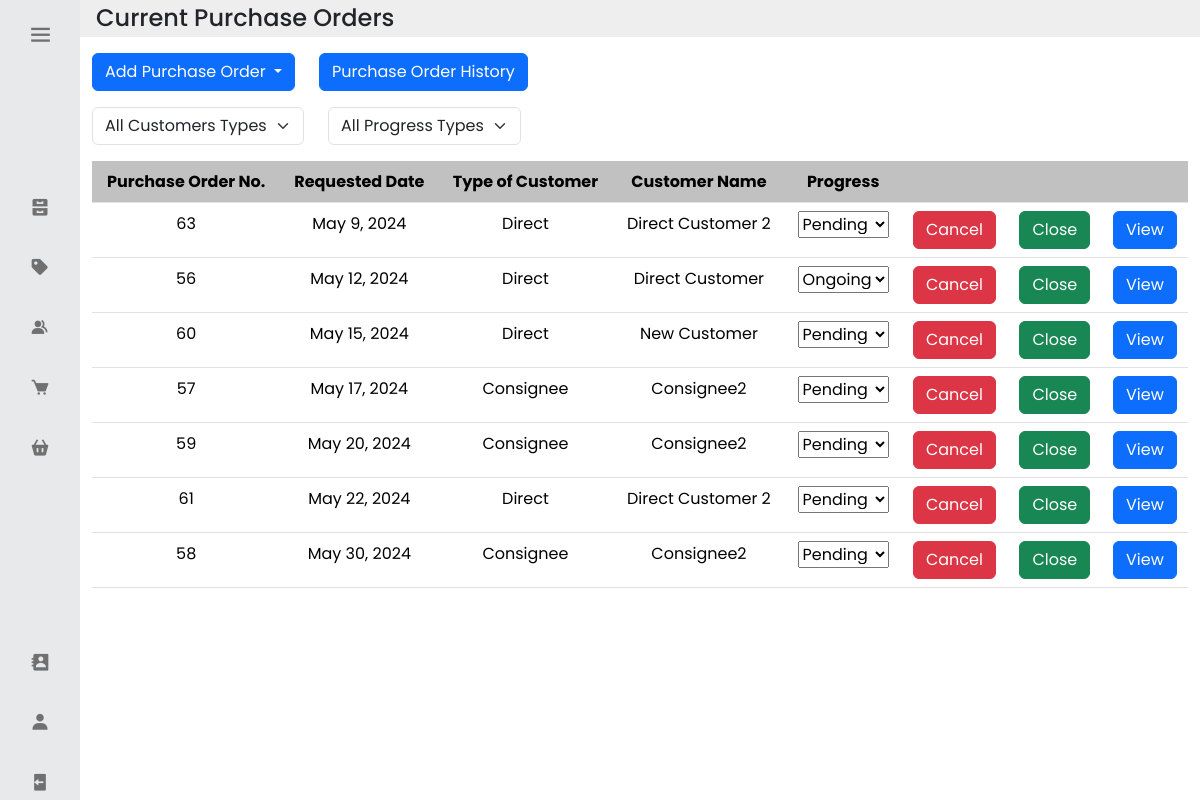
The app's page /current_pos (signed in) with its own data.
### inventoryapp/models.py (models this page shows, shortened)
class Purchase_Order(models.Model):
    Purchase_Order_ID = models.AutoField(primary_key=True)
    Creation_Date = models.DateTimeField()
    Requested_Date = models.DateField()
    Fulfilled_Date = models.DateTimeField(null=True, blank=True)
    Total_Due = models.DecimalField(max_digits=9, decimal_places=2, validators=[MinValueValidator(0)])
    Notes = models.TextField(validators =[MaxLengthValidator(1024)], null=True, blank=True)
    Progress = models.CharField(max_length=16, default = "Pending")
    PO_Status = models.CharField(max_length=16, default = "Unfulfilled")
    Shipping_Method = models.CharField(max_length=32)
    Order_Method = models.CharField(max_length=32,  null=True, blank=True)
    Customer_ID = models.ForeignKey('Customer', on_delete=models.PROTECT, null=True, blank=True) #null if it is a consignee
    Consignee_ID = models.ForeignKey('Consignee', on_delete=models.PROTECT, null=True, blank=True) #null if it is a customer
    Account_ID_Closed_by = models.ForeignKey('Account', on_delete=models.CASCADE, related_name='po_closed', null=True, blank=True)
    Account_ID_Created_by = models.ForeignKey('Account', on_delete=models.CASCADE, related_name='po_created')

class Customer(models.Model):
    Customer_ID = models.AutoField(primary_key=True)
    Customer_Name = models.CharField(max_length=32)
    Address_Line_1 = models.CharField(max_length=128)
    Barangay = models.CharField(max_length=64)
    Municipality = models.CharField(max_length=64)
    Province = models.CharField(max_length=64)
    Zip_Code = models.CharField(max_length=4)
    Primary_Contact_Number = models.CharField(max_length=11)
    Customer_Type = models.CharField(max_length=16)
    Notes = models.TextField(null=True, blank=True, validators=[MaxLengthValidator(1024)])

class Consignee(models.Model):
    Consignee_ID = models.AutoField(primary_key=True)
    Consignee_Tag_ID = models.CharField(max_length=32, unique=True)
    Consignee_Name = models.CharField(max_length=32, unique=True)
    Address_Line_1 = models.CharField(max_length=128)
    Barangay = models.CharField(max_length=64)
    Municipality = models.CharField(max_length=64)
    Province = models.CharField(max_length=64)
    Zip_Code = models.CharField(max_length=4)
    Primary_Contact_Number = models.CharField(max_length=11)
    Customer_Type = models.CharField(max_length=16)
    Notes = models.TextField(null=True, blank=True, validators=[MaxLengthValidator(1024)])
    Consignment_Period_Start = models.DateField()
    Consignment_Period_End = models.DateField()
    Emergency_Contact_Number = models.CharField(max_length=11,null=True, blank=True)
    Email_Address = models.EmailField(max_length=128)
    Tag_Hex_Color_ID = models.CharField(max_length=7, unique=True)

### inventoryapp/views.py (the view, shortened to what this page needs)
# urls.py: path('current_pos', views.purchase_order_list, name='current_pos'),
@login_required
def purchase_order_list(request):
    all_purchase_orders = Purchase_Order.objects.all().order_by('Requested_Date')
    customer_type_param = request.GET.get('customer_type')
    progress_type_param = request.GET.get('progress_type')
    if customer_type_param:
        if customer_type_param == 'Direct':
            all_purchase_orders = all_purchase_orders.exclude(Consignee_ID__isnull=True)
        elif customer_type_param == 'Consignee':
            all_purchase_orders = all_purchase_orders.exclude(Customer_ID__isnull=True)
    return render(request, 'inventoryapp/current_pos.html', {'purchase_orders':all_purchase_orders})

### inventoryapp/models.py (called while the page is built)
    def __str__(self):
        return str(self.user)

### inventoryapp/templates/inventoryapp/current_pos.html (shortened to what this page needs)
<link rel ="stylesheet" href="https://cdnjs.cloudflare.com/ajax/libs/twitter-bootstrap/5.3.0/css/bootstrap.min.css">
<link rel ="stylesheet" href="https://cdn.datatables.net/2.0.0/css/dataTables.bootstrap5.css">
{% extends 'inventoryapp/base.html' %}
{% load static %}
{% block content %}
<head>
</head>
<body class="bg-light">
  <div class="container-fluid">
    <div class="row p-1" style="background-color: #eee;">
      <div class="col-md-auto d-flex align-items-center">
        <h4 class="m-0 mr-3">Current Purchase Orders</h4>
      </div>
    </div>
    <div class="row mt-3">
      <div class="col-md-auto">
        <div class="dropdown">
          <button class="btn btn-primary dropdown-toggle" type="button" id="dropdownMenuButton" data-bs-toggle="dropdown" aria-expanded="false">
            Add Purchase Order
          </button>
        </div>
      </div>
      <div class="col-md-auto">
        <a href="{% url 'history_po' %}" class="btn btn-primary">Purchase Order History</a>
      </div>
    </div>
    <div class="row mt-3">
      <div class="col-md-auto">
        <select id="customerFilter" class="form-select" aria-label="Filter by Customer">
            <option value="">All Customers Types</option>
        </select>
      </div>
      <div class="col-md-auto">
        <select id="progressFilter" class="form-select" aria-label="Filter by Progress">
            <option value="">All Progress Types</option>
        </select>
      </div>
    </div>
    <div class="row mt-3">
      <div class="table-responsive">
        <table id="currentpo" class="table text-center">
          <thead>
            <tr>
              <th scope="col" style="background-color: #C2C1C1; text-align: center;">Purchase Order No.</th>
              <th scope="col" style="background-color: #C2C1C1; text-align: center;">Requested Date</th>
              <th scope="col" style="background-color: #C2C1C1; text-align: center;">Type of Customer</th>
              <th scope="col" style="background-color: #C2C1C1; text-align: center;">Customer Name</th>
              <th scope="col" style="background-color: #C2C1C1; text-align: center;">Progress</th>
              <th scope="col" style="background-color: #C2C1C1;" data-orderable="false"> </th>
              <th scope="col" style="background-color: #C2C1C1;" data-orderable="false"> </th>
              <th scope="col" style="background-color: #C2C1C1;" data-orderable="false"> </th>
            </tr>
          </thead>
          <tbody>
            {% for po in purchase_orders %}
              {% if po.PO_Status == "Unfulfilled" %}
                <tr>
                  <td class="iname" style="text-align: center;">{{po.Purchase_Order_ID}}</td>
                  <td class="iid" style="text-align: center;">{{po.Requested_Date}}</td>
                  {% if po.Customer_ID %}
                    <td class="iact_inv_cnt" style="text-align: center;">{{po.Customer_ID.Customer_Type}}</td>
                    <td class="iact_inv_cnt" style="text-align: center;">{{po.Customer_ID.Customer_Name}}</td>
                  {% elif po.Consignee_ID %}
                    <td class="iact_inv_cnt" style="text-align: center;">{{po.Consignee_ID.Customer_Type}}</td>
                    <td class="iact_inv_cnt" style="text-align: center;">{{po.Consignee_ID.Consignee_Name}}</td>
                  {% endif %}
                  <td class="iact_inv_cnt" style="text-align: center;">
                    <select class="PO_progress_dropdown" name="PO_progress_dropdown" data-PO-pk="{{ po.Purchase_Order_ID }}" onchange="updateProgress(this)">
                      <option value="Pending" {% if po.Progress == "Pending" %}selected{% endif %}>Pending</option>
                      <option value="Ongoing" {% if po.Progress == "Ongoing" %}selected{% endif %}>Ongoing</option>
                    </select>
                  </td>
                  <td>
                    <form id="cancelPoForm{{ po.Purchase_Order_ID }}" action="{% url 'cancel_po' pk=po.pk account_id=request.user.account.pk %}" method="post">
                      <button type="button" class="btn btn-danger openCancelModal" data-po-pk="{{ po.Purchase_Order_ID }}" data-bs-toggle="modal" data-bs-target="#confirmCancelModal{{ po.Purchase_Order_ID }}">Cancel</button>
                  </form>
                </td>
                  <td>
                      <form id="closePoForm{{ po.Purchase_Order_ID }}" action="{% url 'close_po' pk=po.pk account_id=request.user.account.pk %}" method="post">
                        <button type="button" class="btn btn-success openModal" data-po-pk="{{ po.Purchase_Order_ID }}">Close</button>
                    </form>
                  </td>
                  <td>
                    <a href="{% url 'view_po' pk=po.pk %}" type="button" class="btn btn-primary">View</a>
                  </td>
                </tr>
              {% endif %}
            {% endfor %}
          </tbody>
        </table>
      </div>
    </div>
  </div>
</body>
{% endblock %}

### inventoryapp/static/base.css (style rules this page uses)
* { font-family: 'Poppins', sans-serif; margin: 0; padding: 0; box-sizing: border-box; }
:root { --body-color: #fff; --sidebar-color: #e8e9eb; --primary-color: #970101; --primary-color-light: #800080; --toggle-color: #ddd; --text-color: #707070; --tran-02: all 0.2s ease; --tran-03: all 0.3s ease; --tran-04: all 0.4s ease; --tran-05: all 0.5s ease; }

### records on screen
Purchase_Order: Purchase_Order_ID "63", Requested_Date "May 9, 2024", Customer_ID.Customer_Type "Direct", Customer_ID.Customer_Name "Direct Customer 2", PO_progress_dropdown "Pending"
Purchase_Order: Purchase_Order_ID "56", Requested_Date "May 12, 2024", Customer_ID.Customer_Type "Direct", Customer_ID.Customer_Name "Direct Customer", PO_progress_dropdown "Ongoing"
Purchase_Order: Purchase_Order_ID "60", Requested_Date "May 15, 2024", Customer_ID.Customer_Type "Direct", Customer_ID.Customer_Name "New Customer", PO_progress_dropdown "Pending"
Purchase_Order: Purchase_Order_ID "57", Requested_Date "May 17, 2024", Consignee_ID.Customer_Type "Consignee", Consignee_ID.Consignee_Name "Consignee2", PO_progress_dropdown "Pending"
Purchase_Order: Purchase_Order_ID "59", Requested_Date "May 20, 2024", Consignee_ID.Customer_Type "Consignee", Consignee_ID.Consignee_Name "Consignee2", PO_progress_dropdown "Pending"
Purchase_Order: Purchase_Order_ID "61", Requested_Date "May 22, 2024", Customer_ID.Customer_Type "Direct", Customer_ID.Customer_Name "Direct Customer 2", PO_progress_dropdown "Pending"
Purchase_Order: Purchase_Order_ID "58", Requested_Date "May 30, 2024", Consignee_ID.Customer_Type "Consignee", Consignee_ID.Consignee_Name "Consignee2", PO_progress_dropdown "Pending"
